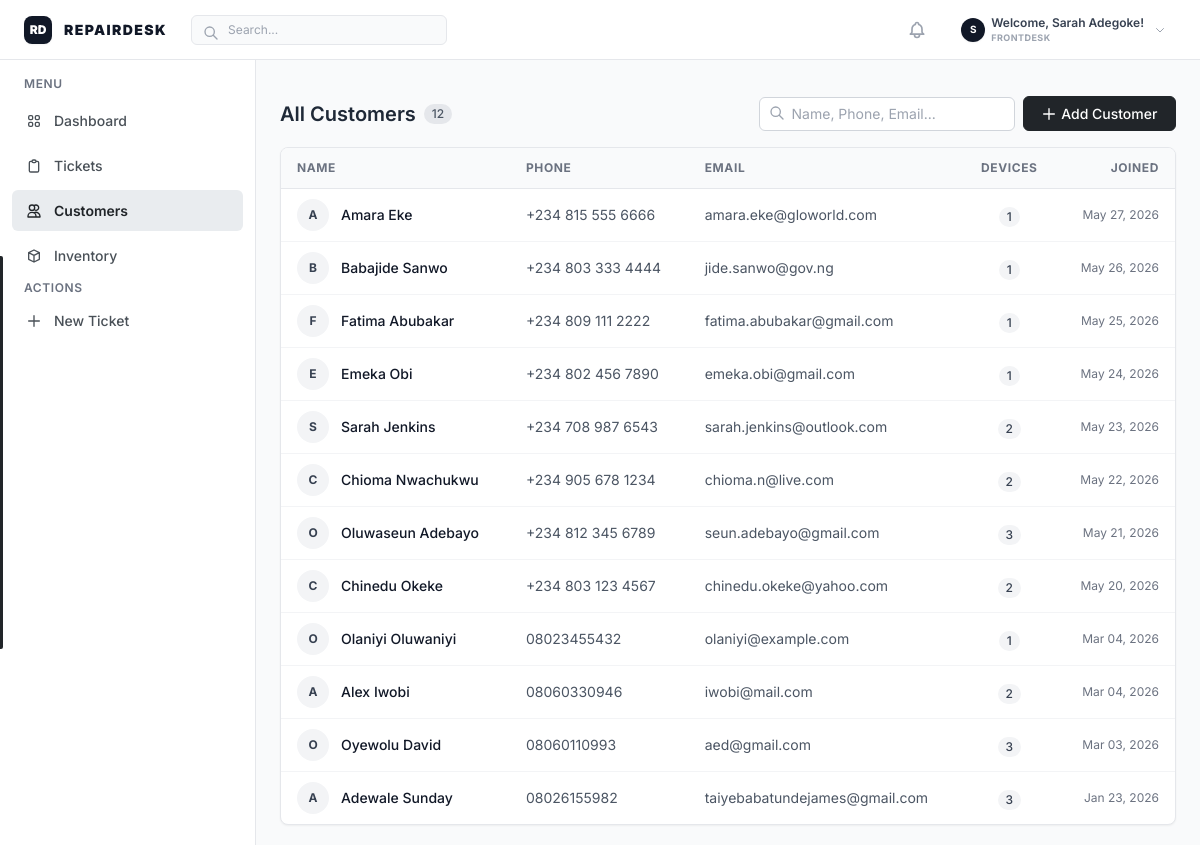
The app's page /customers/ (signed in) with its own data.
### repairs/models.py (models this page shows, shortened)
class UserProfile(models.Model):
    ROLE_CHOICES = [
        ('admin', 'Admin/Manager'),
        ('frontdesk', 'Frontdesk'),
        ('technician', 'Technician'),
        ('supervisor', 'QA Supervisor'),
    ]
    user = models.OneToOneField(
        settings.AUTH_USER_MODEL,
        on_delete=models.CASCADE,
        related_name='profile'
    )
    role = models.CharField(
        max_length=20,
        choices=ROLE_CHOICES,
        default='frontdesk',
        db_index=True
    )

class Customer(models.Model):
    id = models.UUIDField(primary_key=True, default=uuid.uuid4, editable=False)
    name = models.CharField(max_length=255)
    phone = models.CharField(max_length=20, unique=True, db_index=True)
    email = models.EmailField(blank=True, null=True)
    address = models.TextField(blank=True)
    created_at = models.DateTimeField(auto_now_add=True)
    updated_at = models.DateTimeField(auto_now=True)
    class Meta:
        ordering = ['-created_at']

### repairs/views.py (the view)
# urls.py: path('customers/', views.customer_list, name='customer_list'),
@login_required
def customer_list(request):
    customers = Customer.objects.annotate(
        device_count=Count('devices')
    ).order_by('-created_at')
    search = request.GET.get('q')
    if search:
        customers = customers.filter(
            Q(name__icontains=search) |
            Q(phone__icontains=search) |
            Q(email__icontains=search)
        )
    context = {
        'customers': customers,
        'search': search or '',
    }
    return render(request, 'repairs/customer_list.html', context)

### repairs/templatetags/repairs_tags.py (called while the page is built)
@register.filter
def has_role(user, role_name):
    if not user or not user.is_authenticated:
        return False
    if user.is_superuser:
        return True
    role_map = {
        'Frontdesk': 'frontdesk',
        'Technician': 'technician',
        'Supervisor': 'supervisor',
        'Quality Analyst': 'supervisor',
        'Admin': 'admin',
    }
    target_role = role_map.get(role_name, role_name.lower())
    try:
        return user.profile.role == target_role or user.profile.role == 'admin'
    except Exception:
        return False

### repairs/templates/repairs/customer_list.html (shortened to what this page needs)
{% extends 'repairs/base.html' %}
{% block content %}
<div class="flex flex-col h-full">
    <div class="flex flex-col sm:flex-row sm:items-center justify-between mb-4 gap-3">
        <div class="flex items-center gap-2">
            <h2 class="text-lg sm:text-xl font-semibold text-gray-800">All Customers</h2>
            <span class="px-2 py-0.5 rounded-full bg-gray-200 text-xs font-medium text-gray-600">{{ customers|length }}</span>
        </div>
        <div class="flex flex-col sm:flex-row items-stretch sm:items-center gap-2">
            <form method="get"
                  hx-get="{% url 'repairs:customer_list' %}"
                  hx-target="#customer-table-container"
                  hx-select="#customer-table-container"
                  hx-trigger="submit, input from:input[name='q'] delay:200ms"
                  hx-swap="outerHTML"
                  hx-push-url="true"
                  class="flex items-stretch sm:items-center gap-2">
                <div class="relative flex-1">
                    <input type="text" name="q" value="{{ search }}" placeholder="Name, Phone, Email..."
                           class="pl-8 pr-3 py-2 sm:py-1.5 text-sm border border-gray-300 rounded-md focus:ring-1 focus:ring-gray-400 focus:border-gray-400 w-full sm:w-64 bg-white">
                    <svg class="w-4 h-4 text-gray-400 absolute left-2.5 top-2.5 sm:top-2" fill="none" stroke="currentColor" viewBox="0 0 24 24"><path stroke-linecap="round" stroke-linejoin="round" stroke-width="2" d="M21 21l-6-6m2-5a7 7 0 11-14 0 7 7 0 0114 0z"></path></svg>
                </div>
            </form>
            <a href="{% url 'repairs:customer_create' %}" class="btn-frappe-primary flex items-center justify-center gap-1 py-2 sm:py-1.5">
                <svg class="w-4 h-4" fill="none" stroke="currentColor" viewBox="0 0 24 24"><path stroke-linecap="round" stroke-linejoin="round" stroke-width="2" d="M12 4v16m8-8H4"></path></svg>
                Add Customer
            </a>
        </div>
    </div>
    <div id="customer-table-container" class="bg-white border border-gray-200 rounded-lg shadow-sm overflow-hidden animate-fade-in-up">
        <div class="overflow-x-auto">
            <table class="w-full text-left border-collapse responsive-table">
                <thead>
                    <tr class="bg-gray-50 border-b border-gray-200 text-xs uppercase tracking-wider text-gray-500 font-semibold">
                        <th class="px-4 py-3">Name</th>
                        <th class="px-4 py-3">Phone</th>
                        <th class="px-4 py-3">Email</th>
                        <th class="px-4 py-3 text-center">Devices</th>
                        <th class="px-4 py-3 text-right">Joined</th>
                    </tr>
                </thead>
                <tbody class="divide-y divide-gray-100">
                    {% for customer in customers %}
                    <tr class="hover:bg-gray-50 transition-colors cursor-pointer group" onclick="window.location='{% url 'repairs:customer_detail' customer.id %}'">
                        <td data-label="Name" class="px-4 py-2.5">
                            <div class="flex items-center gap-3">
                                <div class="w-8 h-8 rounded-full bg-gray-100 flex items-center justify-center text-xs font-bold text-gray-600">
                                    {{ customer.name.0|upper }}
                                </div>
                                <span class="font-medium text-gray-900 text-sm">{{ customer.name }}</span>
                            </div>
                        </td>
                        <td data-label="Phone" class="px-4 py-2.5 text-sm text-gray-600">{{ customer.phone }}</td>
                        <td data-label="Email" class="px-4 py-2.5 text-sm text-gray-600">{{ customer.email|default:"-" }}</td>
                        <td data-label="Devices" class="px-4 py-2.5 text-center">
                            <span class="inline-flex items-center justify-center px-2 py-0.5 rounded-full text-xs font-medium bg-gray-100 text-gray-800">
                                {{ customer.device_count }}
                            </span>
                        </td>
                        <td data-label="Joined" class="px-4 py-2.5 text-right text-xs text-gray-500">
                            {{ customer.created_at|date:"M d, Y" }}
                        </td>
                    </tr>
                    {% endfor %}
                </tbody>
            </table>
        </div>
    </div>
</div>
{% endblock %}

### repairs/templates/repairs/base.html (shortened to what this page needs)
{% load repairs_tags %}
<!DOCTYPE html>
<html lang="en">
  <head>
    <script src="https://cdn.tailwindcss.com"></script>
  </head>
  <body x-data="{ sidebarOpen: false }" class="h-screen flex flex-col overflow-hidden bg-gray-50 text-gray-900">
    <header class="top-header flex items-center justify-between px-6 flex-shrink-0 bg-white border-b border-gray-200 h-[60px] w-full z-50">
      <div class="flex items-center gap-6">
        <div class="flex items-center gap-3 select-none">
          <div class="w-7 h-7 bg-gray-900 rounded-lg flex items-center justify-center text-white font-black text-xs shadow-sm">
            RD
          </div>
          <span class="font-black text-sm tracking-widest text-gray-900 uppercase">REPAIRDESK</span>
        </div>
        <div class="relative hidden sm:block">
          <input
            type="text"
            placeholder="Search..."
            class="w-48 lg:w-64 pl-9 pr-4 py-1.5 bg-gray-50 border border-gray-200 rounded-md text-xs focus:outline-none focus:ring-1 focus:ring-gray-300 focus:bg-white transition-colors"
          />
          <svg
            class="w-4 h-4 text-gray-400 absolute left-3 top-2.5"
            fill="none"
            stroke="currentColor"
            viewBox="0 0 24 24"
          >
            <path
              stroke-linecap="round"
              stroke-linejoin="round"
              stroke-width="2"
              d="M21 21l-6-6m2-5a7 7 0 11-14 0 7 7 0 0114 0z"
            ></path>
          </svg>
        </div>
      </div>
      <div class="flex items-center gap-2 sm:gap-3">
        <div id="notification-area"
             x-data="{ open: false }"
             hx-get="{% url 'repairs:notification_bell' %}"
             hx-trigger="load, every 10s"
             hx-swap="innerHTML"
             class="relative">
            <div class="relative">
                <button class="p-2 text-gray-400 hover:text-gray-600 rounded-md hover:bg-gray-50 relative">
                </button>
            </div>
        </div>
        <div x-data="{ open: false }" class="relative ml-1">
            <button @click="open = !open" class="flex items-center gap-1.5 hover:bg-gray-50 px-2.5 py-1.5 rounded-lg transition-colors focus:outline-none select-none">
                <div class="w-6 h-6 rounded-full bg-gray-900 text-white flex items-center justify-center text-[10px] font-bold shadow-sm">
                    {{ user.username.0|upper }}
                </div>
                <div class="flex flex-col text-left mr-1">
                    <span class="text-xs font-semibold text-gray-700 hidden sm:inline">Welcome, {{ user.get_full_name|default:user.username }}!</span>
                    <span class="text-[9px] text-gray-400 hidden sm:inline font-bold uppercase tracking-wider">{{ user.profile.get_role_display|default:"Staff" }}</span>
                </div>
                <svg class="w-3 h-3 text-gray-400" fill="none" stroke="currentColor" viewBox="0 0 24 24"><path stroke-linecap="round" stroke-linejoin="round" stroke-width="2" d="M19 9l-7 7-7-7"></path></svg>
            </button>
        </div>
      </div>
    </header>
    <div class="flex flex-1 overflow-hidden h-[calc(100vh-60px)]">
      <aside
        :class="sidebarOpen ? 'translate-x-0' : '-translate-x-full'"
        class="sidebar w-64 flex-shrink-0 flex flex-col transition-transform duration-300 ease-in-out fixed inset-y-0 left-0 z-50 lg:static lg:translate-x-0 lg:z-auto h-full border-r border-gray-200 bg-white"
      >
        <nav class="flex-1 overflow-y-auto p-3 space-y-1">
          <div class="text-xs font-semibold text-gray-500 uppercase tracking-wider mb-2 mt-1 px-3">
            Menu
          </div>
          <a
            href="{% url 'repairs:dashboard' %}"
            @click="sidebarOpen = false"
            class="nav-link {% if request.resolver_match.url_name == 'dashboard' %}active{% endif %}"
          >
            Dashboard
          </a>
          <a
            href="{% url 'repairs:ticket_list' %}"
            @click="sidebarOpen = false"
            class="nav-link {% if 'ticket' in request.resolver_match.url_name and 'create' not in request.resolver_match.url_name %}active{% endif %}"
          >
            <svg
              class="w-4 h-4"
              fill="none"
              stroke="currentColor"
              viewBox="0 0 24 24"
            >
              <path
                stroke-linecap="round"
                stroke-linejoin="round"
                stroke-width="2"
                d="M9 5H7a2 2 0 00-2 2v12a2 2 0 002 2h10a2 2 0 002-2V7a2 2 0 00-2-2h-2M9 5a2 2 0 002 2h2a2 2 0 002-2M9 5a2 2 0 012-2h2a2 2 0 012 2"
              ></path>
            </svg>
            Tickets
          </a>
          <a
            href="{% url 'repairs:customer_list' %}"
            @click="sidebarOpen = false"
            class="nav-link {% if 'customer' in request.resolver_match.url_name %}active{% endif %}"
          >
            <svg
              class="w-4 h-4"
              fill="none"
              stroke="currentColor"
              viewBox="0 0 24 24"
            >
              <path
                stroke-linecap="round"
                stroke-linejoin="round"
                stroke-width="2"
                d="M12 4.354a4 4 0 110 5.292M15 21H3v-1a6 6 0 0112 0v1zm0 0h6v-1a6 6 0 00-9-5.197M13 7a4 4 0 11-8 0 4 4 0 018 0z"
              ></path>
            </svg>
            Customers
          </a>
          <a
            href="{% url 'repairs:inventory_list' %}"
            @click="sidebarOpen = false"
            class="nav-link {% if 'inventory' in request.resolver_match.url_name %}active{% endif %}"
          >
            <svg
              class="w-4 h-4"
              fill="none"
              stroke="currentColor"
              viewBox="0 0 24 24"
            >
              <path
                stroke-linecap="round"
                stroke-linejoin="round"
                stroke-width="2"
                d="M20 7l-8-4-8 4m16 0l-8 4m8-4v10l-8 4m0-10L4 7m8 4v10M4 7v10l8 4"
              ></path>
            </svg>
            Inventory
          </a>
          <div class="text-xs font-semibold text-gray-500 uppercase tracking-wider mb-2 mt-6 px-3">
            Actions
          </div>
          {% if request.user|has_role:"frontdesk" %}
          <a
            href="{% url 'repairs:create_ticket' %}"
            @click="sidebarOpen = false"
            class="nav-link {% if 'create_ticket' in request.resolver_match.url_name %}active{% endif %}"
          >
            <svg
              class="w-4 h-4"
              fill="none"
              stroke="currentColor"
              viewBox="0 0 24 24"
            >
              <path
                stroke-linecap="round"
                stroke-linejoin="round"
                stroke-width="2"
                d="M12 4v16m8-8H4"
              ></path>
            </svg>
            New Ticket
          </a>
          {% endif %}
        </nav>
      </aside>
      <main class="flex-1 flex flex-col overflow-hidden bg-white min-w-0 h-full">
        <div class="flex-1 overflow-y-auto bg-gray-50 px-6 py-5">
          <div class="w-full animate-fade-in-up">
            {% block content %}{% endblock %}
          </div>
        </div>
      </main>
    </div>
  </body>
</html>

### repairs/templates/repairs/base.html (style rules this page uses)
body { font-family: "Inter", sans-serif; background-color: #f8f9fa; -webkit-font-smoothing: antialiased; }
.nav-link { display: flex; align-items: center; gap: 0.75rem; padding: 0.625rem 0.875rem; color: #495057; font-size: 0.875rem; font-weight: 500; border-radius: 0.375rem; transition: all 0.15s ease; }
.nav-link.active { background-color: #e9ecef; color: #212529; font-weight: 600; }
.nav-link.active::before { content: ""; position: absolute; left: 0; top: 25%; height: 50%; width: 3px; background-color: #212529; border-radius: 0 2px 2px 0; }
.top-header { background-color: #ffffff; border-bottom: 1px solid #e9ecef; height: 60px; }
.btn-frappe-primary { background-color: #212529; color: #ffffff; border-radius: 0.375rem; font-weight: 500; font-size: 0.875rem; padding: 0.45rem 1.1rem; transition: all 0.2s cubic-bezier(0.16, 1, 0.3, 1); display: inline-flex; align-items: center; justify-content: center; gap: 0.5rem; cursor: pointer; border: 1px solid #212529; }
input, select, textarea { background-color: #ffffff; border-color: #dee2e6; color: #212529; transition: all 0.2s cubic-bezier(0.16, 1, 0.3, 1); }
.bg-gray-100 { background-color: #f3f4f6 !important; color: #374151 !important; border-color: #e5e7eb !important; }

### records on screen
Customer: name.0 "A", name "Amara Eke", phone "+234 815 555 6666", email "amara.eke@gloworld.com", device_count "1", created_at "May 27, 2026"
Customer: name.0 "B", name "Babajide Sanwo", phone "+234 803 333 4444", email "jide.sanwo@gov.ng", device_count "1", created_at "May 26, 2026"
Customer: name.0 "F", name "Fatima Abubakar", phone "+234 809 111 2222", email "fatima.abubakar@gmail.com", device_count "1", created_at "May 25, 2026"
Customer: name.0 "E", name "Emeka Obi", phone "+234 802 456 7890", email "emeka.obi@gmail.com", device_count "1", created_at "May 24, 2026"
Customer: name.0 "S", name "Sarah Jenkins", phone "+234 708 987 6543", email "sarah.jenkins@outlook.com", device_count "2", created_at "May 23, 2026"
Customer: name.0 "C", name "Chioma Nwachukwu", phone "+234 905 678 1234", email "chioma.n@live.com", device_count "2", created_at "May 22, 2026"
Customer: name.0 "O", name "Oluwaseun Adebayo", phone "+234 812 345 6789", email "seun.adebayo@gmail.com", device_count "3", created_at "May 21, 2026"
Customer: name.0 "C", name "Chinedu Okeke", phone "+234 803 123 4567", email "chinedu.okeke@yahoo.com", device_count "2", created_at "May 20, 2026"
Customer: name.0 "O", name "Olaniyi Oluwaniyi", phone "08023455432", email "olaniyi@example.com", device_count "1", created_at "Mar 04, 2026"
Customer: name.0 "A", name "Alex Iwobi", phone "08060330946", email "iwobi@mail.com", device_count "2", created_at "Mar 04, 2026"
Customer: name.0 "O", name "Oyewolu David", phone "08060110993", email "aed@gmail.com", device_count "3", created_at "Mar 03, 2026"
Customer: name.0 "A", name "Adewale Sunday", phone "08026155982", email "taiyebabatundejames@gmail.com", device_count "3", created_at "Jan 23, 2026"

### other values on screen
{{ user.username.0|upper }} "S"
{{ user.get_full_name|default:user.username }} "Sarah Adegoke"
{{ user.profile.get_role_display|default:"Staff" }} "FRONTDESK"
{{ customers|length }} "12"
